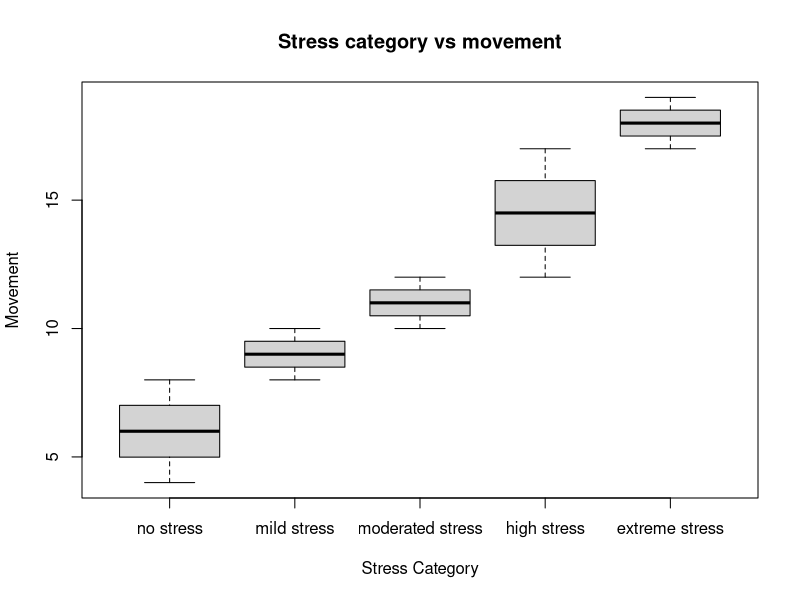
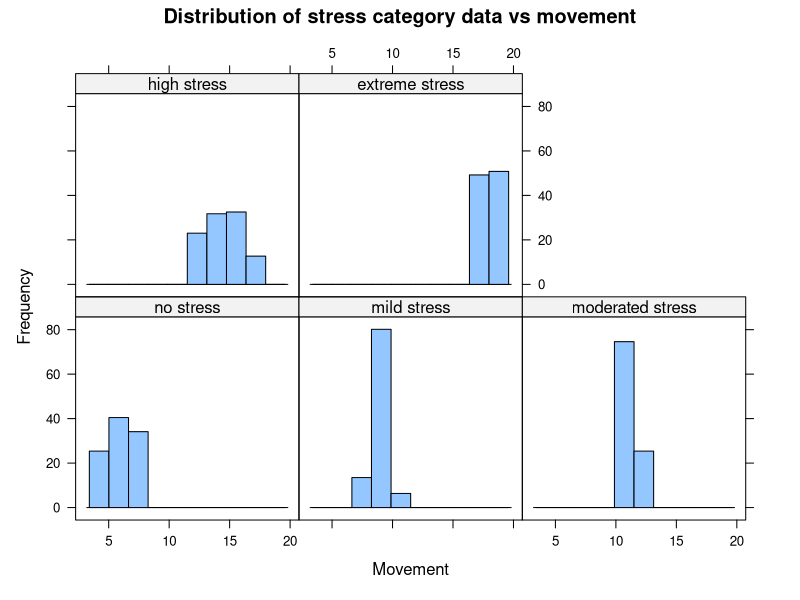
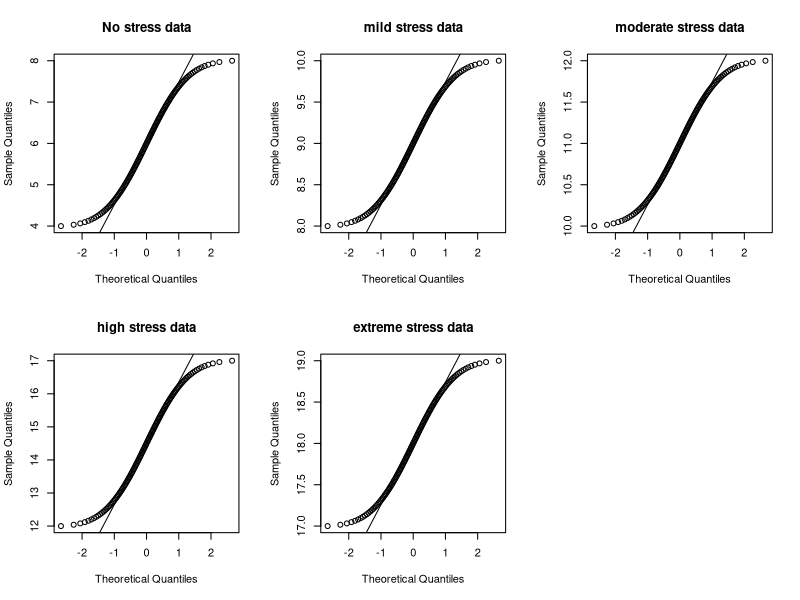

The R script that drew these images, in order:
sleepData <- read.csv("factoredStress.csv")
str(sleepData)

# create df with Movement and StressCat only
sleepData <- sleepData[, c('Movement', 'StressLevel')]
str(sleepData)
sleepData$StressCat <- factor(sleepData$StressLevel, 
                              labels = c("no stress", "mild stress", "moderated stress", "high stress", "extreme stress"),
                              ordered = TRUE)

is.factor(sleepData$StressCat) # true

summary(sleepData)

attach(sleepData)
plot(StressCat, Movement, main = "Stress category vs movement",
     xlab = "Stress Category",
     ylab = "Movement")

library("lattice")
attach(sleepData)
histogram(~ Movement | StressCat,
          data = sleepData,
          main = "Distribution of stress category data vs movement",
          xlab = "Movement",
          ylab = "Frequency")

tapply(Movement, StressCat, mean)

opar <- par(no.readonly = TRUE) # records current settings for plots
par(mfrow = c(2,3)) # plot side by side
# Q-Q plot between both variables
with(sleepData, {qqnorm(Movement[StressCat == "no stress"],
                        main = "No stress data") 
  qqline(Movement[StressCat == "no stress"])})

with(sleepData, {qqnorm(Movement[StressCat == "mild stress"],
                        main = "mild stress data") 
  qqline(Movement[StressCat == "mild stress"])})

with(sleepData, {qqnorm(Movement[StressCat == "moderated stress"],
                        main = "moderate stress data") 
  qqline(Movement[StressCat == "moderated stress"])})

with(sleepData, {qqnorm(Movement[StressCat == "high stress"],
                        main = "high stress data") 
  qqline(Movement[StressCat == "high stress"])})

with(sleepData, {qqnorm(Movement[StressCat == "extreme stress"],
                        main = "extreme stress data") 
  qqline(Movement[StressCat == "extreme stress"])})
par(opar) 

#formal test for normality
# using shapiro-wilk

normality_test <- shapiro.test(sleepData$Movement[sleepData$StressCat == "no stress"])
normality_test$p.value # p=0.00033636
# the shapiro-wilk test shows that the Movement is not normally distributed

normality_test <- shapiro.test(sleepData$Movement[sleepData$StressCat == "mild stress"])
normality_test$p.value # p= 0.00033636

normality_test <- shapiro.test(sleepData$Movement[sleepData$StressCat == "moderated stress"])
normality_test$p.value # p= 0.00033636

normality_test <- shapiro.test(sleepData$Movement[sleepData$StressCat == "high stress"])
normality_test$p.value # p= 0.00033636

normality_test <- shapiro.test(sleepData$Movement[sleepData$StressCat == "extreme stress"]) 
normality_test$p.value # p= 0.00033636

# Kolmogorov-Smirnov test to confirm normality
ks.test(sleepData$Movement[sleepData$StressCat == "no stress"], 'pnorm')# p-value < 2.2e-16
ks.test(sleepData$Movement[sleepData$StressCat == "mild stress"], 'pnorm')# p-value < 2.2e-16
ks.test(sleepData$Movement[sleepData$StressCat == "moderated stress"], 'pnorm')# p-value < 2.2e-16
ks.test(sleepData$Movement[sleepData$StressCat == "high stress"], 'pnorm')# p-value < 2.2e-16
ks.test(sleepData$Movement[sleepData$StressCat == "extreme stress"], 'pnorm') #p-value < 2.2e-16
# not normally distributed. Use a non-parametric test

kruskal.test(Movement, StressCat) #p-value < 2.2e-16. Therefore, p<0.05. Variables are related
